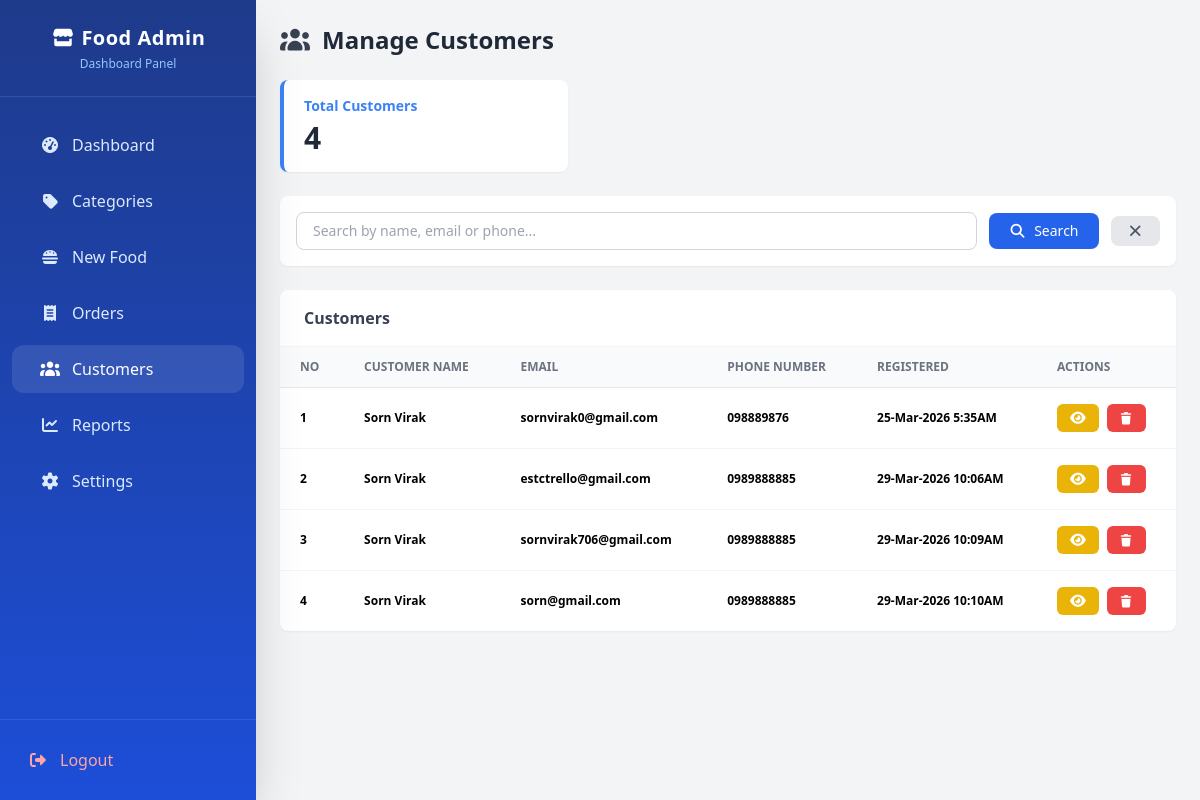
The app's page /app/Views/admin/customers.php (signed in), older data.
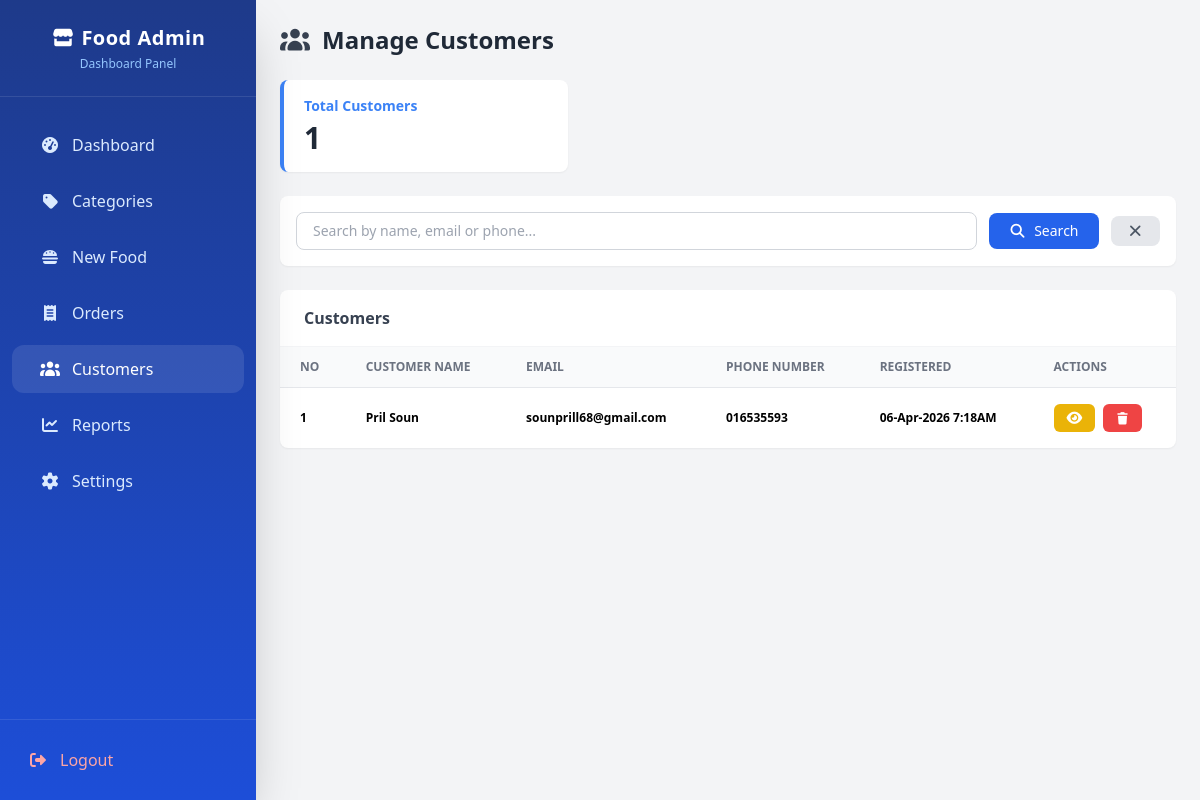
The same page, newer data.
### tables this page shows
CREATE TABLE IF NOT EXISTS `customers` (
  `id` int NOT NULL AUTO_INCREMENT,
  `fullname` varchar(50) NOT NULL,
  `email` varchar(50) NOT NULL,
  `phonenumber` varchar(15) DEFAULT NULL,
  `password` varchar(255) NOT NULL,
  `created_at` timestamp NULL DEFAULT CURRENT_TIMESTAMP,
  `photo_url` varchar(255) DEFAULT NULL,
  PRIMARY KEY (`id`),
  UNIQUE KEY `email` (`email`)
);

### app/Controllers/user/CustomerController.php (called while the page is built, shortened)
<?php
    require_once __DIR__ . "/../../Models/user/Customer.php";
    class CustomerController{
        private $CustomerModel;
        public function __construct($customer)
        {
            $this->CustomerModel = new Customer($customer);
        }
        public function show(){
            return $this->CustomerModel->selectCustomers();
        }
        public function countOrders(){
            return $this->CustomerModel->getCount();
        }
    }
?>

### app/Models/user/Customer.php (called while the page is built, shortened)
<?php
class Customer
{
    private $con;
    public function __construct($customer)
    {
        $this->con = $customer;
    }
    public function selectCustomers()
    {
        $stmt = $this->con->prepare("SELECT id, fullname, email, phonenumber, created_at FROM customers");
        $stmt->execute();
        $rows = $stmt->fetchAll(PDO::FETCH_ASSOC);
        return $rows;
    }
    public function getCount()
    {
        $stmt = $this->con->prepare("SELECT COUNT(*) AS total FROM customers");
        $stmt->execute();
        $row = $stmt->fetch(PDO::FETCH_ASSOC);
        return $row['total'] ?? 0;
    }
}

### app/Views/admin/customers.php (the view, shortened to what the changed rows need)
<?php
require_once __DIR__ . "/../../Controllers/user/CustomerController.php";
$CustomerController = new CustomerController($con);
$return = $CustomerController->show();
$totalCustomers = $CustomerController->countOrders();
?>
<!DOCTYPE html>
<html lang="en">
<head>
    <?php include __DIR__ . "/../components/cdns.php"; ?>
    <link rel="stylesheet" href="../../../public/css/manageCustomer.css" />
<body class="bg-gray-100 font-sans flex min-h-screen overflow-hidden">
    <nav class="w-64 bg-blue-700 text-white flex flex-col sticky top-0 h-screen">
        <?php include __DIR__ . "/menubar.php"; ?>
    </nav>
    <main class="flex-1 flex flex-col overflow-y-auto h-screen">
        <div class="p-6 flex flex-col gap-6">
            <div class="flex items-center gap-3">
                <h1 class="text-2xl font-bold text-gray-800">Manage Customers</h1>
            </div>
            <div class="grid grid-cols-1 sm:grid-cols-3 gap-4">
                <div class="bg-white rounded-lg shadow-sm border-l-4 border-blue-500 px-5 py-4">
                    <p class="text-sm font-semibold text-blue-500 mb-1">Total Customers</p>
                    <p class="text-3xl font-bold text-gray-800">
                        <?php echo (int)$totalCustomers; ?>
                    </p>
                </div>
            </div>
            <div class="bg-white rounded-lg shadow-sm overflow-hidden">
                <div class="px-6 py-4 border-b border-gray-100">
                    <h2 class="text-base font-semibold text-gray-700">Customers</h2>
                </div>
                <div class="overflow-x-auto">
                    <table class="w-full text-sm text-left">
                        <thead class="bg-gray-50 border-b border-gray-200">
                            <tr>
                                <th class="px-5 py-3 text-xs font-semibold text-gray-500 uppercase">No</th>
                                <th class="px-5 py-3 text-xs font-semibold text-gray-500 uppercase">Customer Name</th>
                                <th class="px-5 py-3 text-xs font-semibold text-gray-500 uppercase">Email</th>
                                <th class="px-5 py-3 text-xs font-semibold text-gray-500 uppercase">Phone Number</th>
                                <th class="px-5 py-3 text-xs font-semibold text-gray-500 uppercase">Registered</th>
                                <th class="px-5 py-3 text-xs font-semibold text-gray-500 uppercase">Actions</th>
                            </tr>
                        </thead>
                        <tbody class="divide-y divide-gray-100">
                            <?php
                            $no = 1;
                            foreach ($return as $cusomter) {
                            ?>
                            <tr>
                                <td class="px-5 py-3 text-xs font-semibold">
                                    <?php echo $no++  ?>
                                </td>
                                <td class="px-5 py-3 text-xs font-semibold">
                                    <?php echo $cusomter["fullname"] ?>
                                </td>
                                <td class="px-5 py-3 text-xs font-semibold">
                                    <?php echo $cusomter["email"] ?>
                                </td>
                                <td class="px-5 py-3 text-xs font-semibold">
                                    <?php echo $cusomter["phonenumber"] ?>
                                </td>
                                <td class="px-5 py-3 text-xs font-semibold">
                                    <?php
                                        echo !empty($cusomter['created_at'])? date('d-M-Y g:iA', strtotime($cusomter['created_at'])): '—';
                                        ?>
                                </td>
                                <td class="px-5 py-4">
                                    <div class="flex items-center gap-2">
                                         <button data-modal-target="default-modal" data-modal-toggle="default-modal" class="bg-yellow-500 hover:bg-yellow-600 text-white px-3 py-1 rounded-md cursor-pointer" type="button" data-customer-id="<?php echo $cusomter["id"]; ?>">
                                            <i class="fa-solid fa-eye"></i>
                                         </button>
                                        <a href="deleteCustomers.php?id=<?php echo $cusomter["id"]; ?>"
                                            onclick="return confirm('Are you sure you want to delete this item?');"
                                            class="bg-red-500 hover:bg-red-600 text-white px-3 py-1 rounded-md">
                                            <i class="fas fa-trash text-xs"></i>
                                        </a>
                                    </div>
                                </td>
                            </tr>
                            <?php
                            }
                            ?>
                        </tbody>
                    </table>
                </div>
            </div>
        </div>
    </main>
</body>
</html>

### app/Views/admin/menubar.php (shortened to what the changed rows need)
<!DOCTYPE html>
<html lang="en">
<head>
    <?php include __DIR__. "/../components/cdns.php"; ?>
</head>
<body>
    <?php
$currentPage = basename($_SERVER['PHP_SELF']);
function active($page) {
    global $currentPage;
    return $currentPage == $page
        ? 'bg-white/10 text-white before:scale-y-100'
        : 'text-blue-100 hover:bg-white/10 hover:text-white before:scale-y-0 hover:before:scale-y-100';
}
?>
    <nav
        class="w-64 bg-gradient-to-b from-blue-900 to-blue-700 text-white flex flex-col fixed h-full shadow-2xl backdrop-blur-md">
        <div class="flex-1 px-3 py-6 space-y-2">
            <?php
        $menus = [
            ["dashboard.php", "fas fa-gauge-high", "Dashboard"],
            ["categories.php", "fas fa-tag", "Categories"],
            ["newfood.php", "fas fa-burger", "New Food"],
            ["orders.php", "fas fa-receipt", "Orders"],
            ["customers.php", "fas fa-users", "Customers"],
            ["reports.php", "fas fa-chart-line", "Reports"],
            ["settings.php", "fas fa-gear", "Settings"],
        ];
        ?>
            <?php foreach($menus as $menu): ?>
            <a href="<?= $menu[0] ?>"
                class="relative flex items-center gap-3 px-4 py-3 rounded-xl transition-all duration-300 ease-out transform hover:translate-x-1 <?= active($menu[0]) ?>">
                <i class="<?= $menu[1] ?> w-5 text-center transition-transform duration-300 group-hover:scale-110"></i>
                <span class="font-medium"><?= $menu[2] ?></span>
            </a>
            <?php endforeach; ?>
        </div>
    </nav>
</body>
</html>

Row changes from the older to the newer data that the page shows:
removed customers: fullname "Sorn Virak", email "sornvirak0@gmail.com", phonenumber "098889876", created_at "25-Mar-2026 5:35AM"
removed customers: fullname "Sorn Virak", email "estctrello@gmail.com", phonenumber "0989888885", created_at "29-Mar-2026 10:06AM"
removed customers: fullname "Sorn Virak", email "sornvirak706@gmail.com", phonenumber "0989888885", created_at "29-Mar-2026 10:09AM"
removed customers: fullname "Sorn Virak", email "sorn@gmail.com", phonenumber "0989888885", created_at "29-Mar-2026 10:10AM"
added customers: fullname "Pril Soun", email "sounprill68@gmail.com", phonenumber "016535593", created_at "06-Apr-2026 7:18AM"
Text that changed along with them:
$totalCustomers: "4" → "1"
